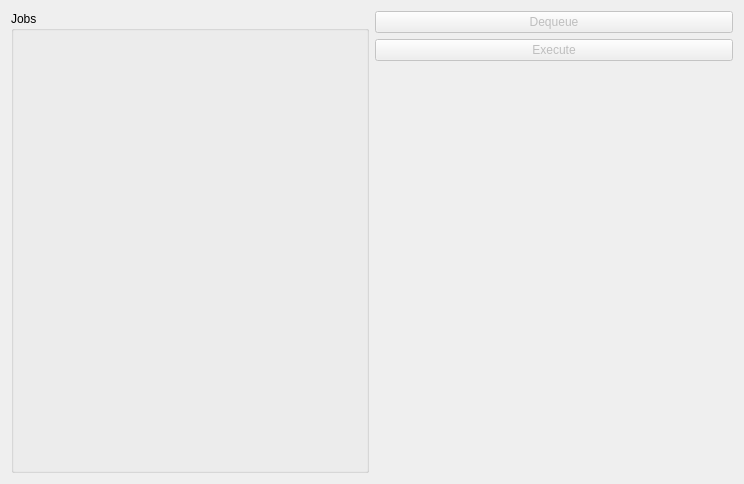
<?xml version="1.0" encoding="UTF-8"?>
<ui version="4.0">
 <class>KBJobView</class>
 <widget class="QWidget" name="KBJobView">
  <property name="geometry">
   <rect>
    <x>0</x>
    <y>0</y>
    <width>744</width>
    <height>484</height>
   </rect>
  </property>
  <property name="windowTitle">
   <string>Jobs</string>
  </property>
  <layout class="QHBoxLayout">
   <item>
    <widget class="QGroupBox" name="jobBox">
     <property name="title">
      <string>Jobs</string>
     </property>
    </widget>
   </item>
   <item>
    <layout class="QVBoxLayout">
     <item>
      <widget class="QPushButton" name="dequeueButton">
       <property name="enabled">
        <bool>false</bool>
       </property>
       <property name="text">
        <string>Dequeue</string>
       </property>
      </widget>
     </item>
     <item>
      <widget class="QPushButton" name="executeButton">
       <property name="enabled">
        <bool>false</bool>
       </property>
       <property name="text">
        <string>Execute</string>
       </property>
      </widget>
     </item>
     <item>
      <spacer name="spacer7">
       <property name="orientation">
        <enum>Qt::Vertical</enum>
       </property>
       <property name="sizeType">
        <enum>QSizePolicy::Expanding</enum>
       </property>
       <property name="sizeHint" stdset="0">
        <size>
         <width>20</width>
         <height>241</height>
        </size>
       </property>
      </spacer>
     </item>
    </layout>
   </item>
  </layout>
 </widget>
 <layoutdefault spacing="6" margin="11"/>
 <pixmapfunction>qPixmapFromMimeSource</pixmapfunction>
 <customwidgets>
  <customwidget>
   <class>QPushButton</class>
   <extends>QPushButton</extends>
   <header>kpushbutton.h</header>
  </customwidget>
 </customwidgets>
 <resources/>
 <connections/>
</ui>
